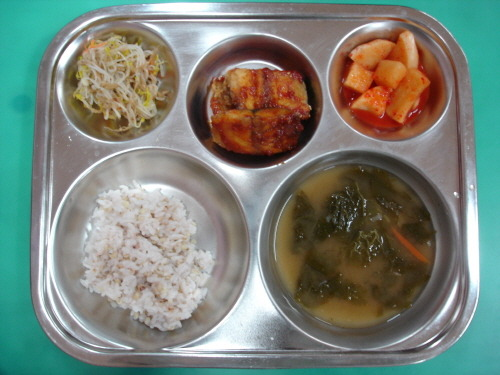
#> input picture 02_food_analysis/Image Processing/20180706/image/sample/img_01.jpg, 500 x 375 px, given as the content of the folder ./image/normal, which was not available
$ jupyter execute --allow-errors kyudong_upgrade_resize.ipynb
#> lines starting #> are read from the running program, lines starting #| are printed output that depends on the picture; pictures that were not available may be replaced by others from this repository, and a replacement may not be noted
[cell 1]
from PIL import Image
import os, glob
import numpy as np
import random, math

[cell 2]
root_dir = "./image/"
categories = ['normal', 'beni', 'negi', 'cheese']
nb_classes = len(categories)
image_size = 50
X = []
Y = []

[cell 3]
def add_sample(cat, fname, is_train):
    img = Image.open(fname)
    img = img.convert("RGB")
    img = img.resize((image_size, image_size))
    data = np.asarray(img)
    X.append(data)
    Y.append(cat)
    if not is_train: return
    for ang in range(-20, 20, 5):
        img2 = img.rotate(ang)
        data = np.asarray(img2)
        X.append(data)
        Y.append(cat)
        #img2.save("gyudon-"+str(ang)+".PNG")
        img2 = img2.transpose(Image.FLIP_LEFT_RIGHT)
        data = np.asarray(img2)
        X.append(data)
        Y.append(cat)

[cell 4]
def make_sample(files, is_train):
    global X,Y
    X = []
    Y = []
    for cat, fname in files:
        add_sample(cat,fname,is_train)
    return np.array(X), np.array(Y)

[cell 5]
allfiles = []
for idx, cat in enumerate(categories):
    image_dir = root_dir + "/" + cat
    files = glob.glob(image_dir + "/*.jpg")
    for f in files:
        allfiles.append((idx, f))

[cell 6]
allfiles

[cell 7]
random.shuffle(allfiles)
th = math.floor(len(allfiles) * 0.6)
train = allfiles[0:th]
test  = allfiles[th:]
X_train, y_train = make_sample(train, True)
#> in add_sample, img is the input picture: PIL image 500x375 RGB; mean R, G, B 120.9, 128.9, 118
#> in add_sample, `img = img.resize((image_size, image_size))`:
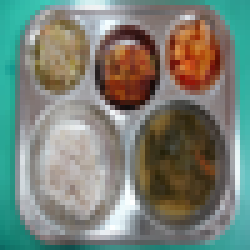
#> img: PIL image 50x50 RGB (shown 5 times larger); mean R, G, B 121, 128.9, 118
#> the loop in add_sample, `for ang in range(-20, 20, 5):` made 8 passes
#> pass 1, in add_sample, `img2 = img.rotate(ang)`:
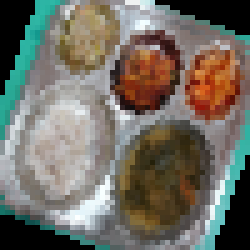
#> img2: PIL image 50x50 RGB (shown 5 times larger); mean R, G, B 112.7, 109.6, 99.9
#> pass 1, in add_sample, `img2 = img2.transpose(Image.FLIP_LEFT_RIGHT)`:
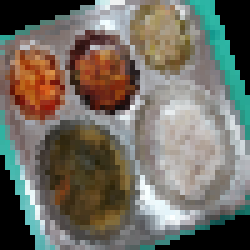
#> img2: PIL image 50x50 RGB (shown 5 times larger); mean R, G, B 112.7, 109.6, 99.9
#> pass 2, in add_sample, `img2 = img.rotate(ang)`:
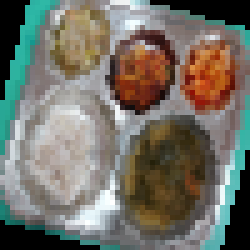
#> img2: PIL image 50x50 RGB (shown 5 times larger); mean R, G, B 114.9, 112.9, 103.1
#> pass 2, in add_sample, `img2 = img2.transpose(Image.FLIP_LEFT_RIGHT)`:
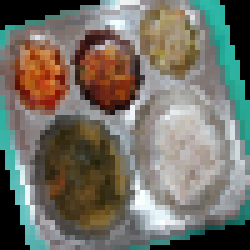
#> img2: PIL image 50x50 RGB (shown 5 times larger); mean R, G, B 114.9, 112.9, 103.1
#> after the loop in add_sample, `for ang in range(-20, 20, 5):`: X = 17 items; Y = [2, 2, 2, 2, 2, 2, 2, 2, 2, 2, 2, 2, 2, 2, 2, 2, 2]
#> y_train = 34 values, max 2 at index 0, min 0 at index 17, mean 1
X_test, y_test = make_sample(test, False)
#> y_test = [1, 3]
xy = (X_train, X_test, y_train, y_test)
#> (the rest of this cell did not finish here and is left out)
